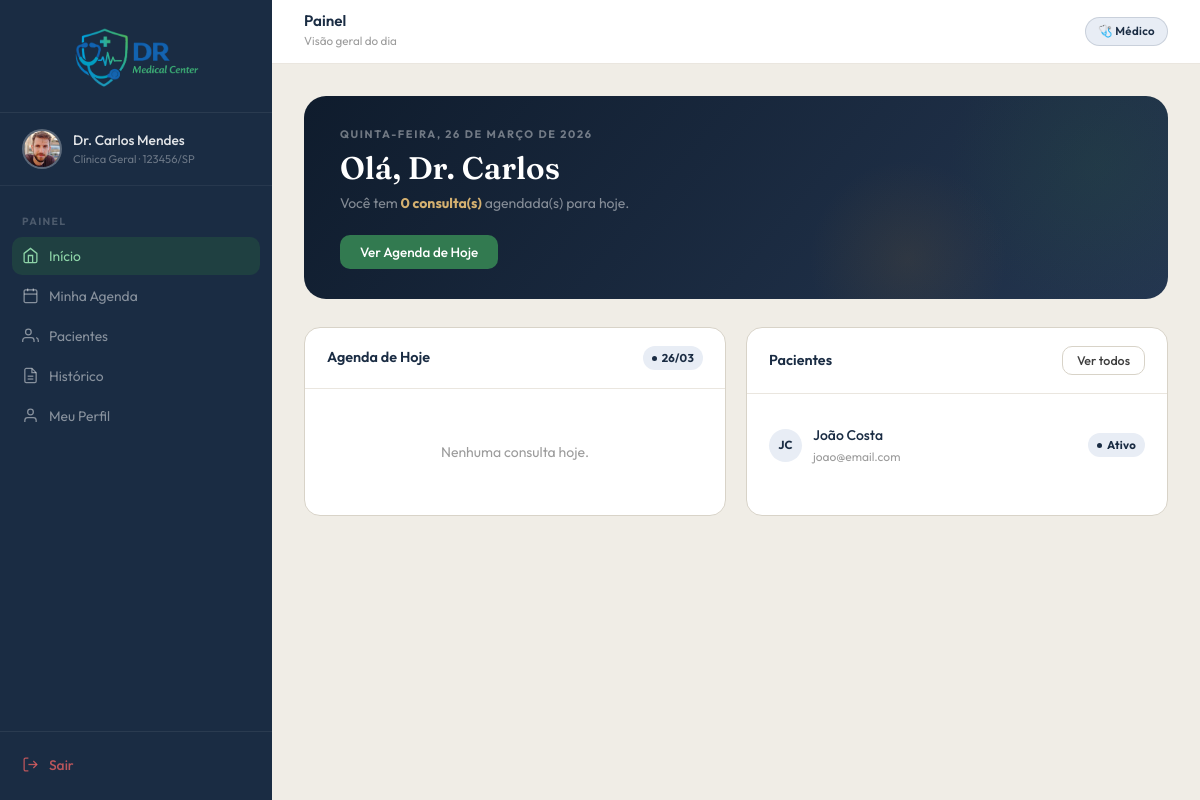
The app's page /medico.php (signed in) with its own data.
### tables this page shows
CREATE TABLE medicos (
  id               INT AUTO_INCREMENT PRIMARY KEY,
  nome             VARCHAR(150) NOT NULL,
  crm              VARCHAR(30)  NOT NULL UNIQUE,  
  especialidade_id INT          NOT NULL,
  email            VARCHAR(150) NOT NULL UNIQUE,
  senha            VARCHAR(255) NOT NULL,
  bio              TEXT,                           
  ativo            TINYINT(1)   DEFAULT 1,         
  criado_por       INT          DEFAULT NULL,
  FOREIGN KEY (especialidade_id) REFERENCES especialidades(id),
  FOREIGN KEY (criado_por) REFERENCES administradores(id) ON DELETE SET NULL
);

CREATE TABLE especialidades (
  id   INT AUTO_INCREMENT PRIMARY KEY,
  nome VARCHAR(80) NOT NULL
);

CREATE TABLE pacientes (
  id          INT AUTO_INCREMENT PRIMARY KEY,
  nome        VARCHAR(150) NOT NULL,
  cpf         VARCHAR(14)  NOT NULL UNIQUE,     
  email       VARCHAR(150) NOT NULL UNIQUE,
  senha       VARCHAR(255) NOT NULL,
  telefone    VARCHAR(20),                       
  nascimento  DATE,                              
  criado_em   DATETIME DEFAULT CURRENT_TIMESTAMP,
  criado_por  INT      DEFAULT NULL,             
  FOREIGN KEY (criado_por) REFERENCES administradores(id) ON DELETE SET NULL
);

### medico.php (the view, shortened to what this page needs)
<?php
include "conexao.php";
$erro_login  = '';
if (isset($_SESSION['medico_id'])) {
    $medico_id = $_SESSION['medico_id'];
    $sql_med = "SELECT m.*, e.nome AS especialidade
                FROM medicos m
                JOIN especialidades e ON m.especialidade_id = e.id
                WHERE m.id = '$medico_id'";
    $result_med = mysqli_query($conn, $sql_med);
    $medico     = mysqli_fetch_assoc($result_med);
    $partes   = explode(" ", $medico['nome']);
    $iniciais = strtoupper(substr($partes[0], 0, 1) . substr(end($partes), 0, 1));
    $consultas_hoje = [];
    $sql_pac = "SELECT DISTINCT p.*
                FROM pacientes p
                JOIN consultas c ON c.paciente_id = p.id
                WHERE c.medico_id = '$medico_id'
                ORDER BY p.nome";
    $result_pac = mysqli_query($conn, $sql_pac);
    $pacientes  = [];
    while ($row = mysqli_fetch_assoc($result_pac)) {
        $pacientes[] = $row;
    }
}
function iniciaisPaciente($nome) {
    $partes = explode(" ", $nome);
    return strtoupper(substr($partes[0], 0, 1) . substr(end($partes), 0, 1));
}
?>
<!DOCTYPE html>
<html lang="pt-BR">
<head>
  <link rel="stylesheet" href="style.css">
</head>
<body>
<?php if (!isset($_SESSION['medico_id'])): ?>
<div class="auth-shell">
  <div class="auth-panel doctor-panel">
    <div class="auth-brand">
      <img src="img/logo.png" alt="DR Medical Center" style="display:block; height:150px; margin:0 auto 8px auto;">
    </div>
    <div class="auth-panel-body">
      <div class="auth-role-pill doctor">Área Médica</div>
      <h2 class="auth-panel-h2">Gestão clínica<br><em class="gold-em">de alto padrão.</em></h2>
      <p class="auth-panel-desc">Gerencie sua agenda, acompanhe pacientes e consulte prontuários.</p>
    </div>
  </div>
  <div class="auth-form-panel">
    <div class="auth-form-box">
      <button class="auth-back" onclick="window.location.href='login.html'">
        <svg viewBox="0 0 24 24"><polyline points="15 18 9 12 15 6"/></svg>
        Voltar ao início
      </button>
      <div class="auth-heading">
        <h3>Acesso Médico</h3>
        <p>Entre com suas credenciais profissionais</p>
      </div>
      <?php if ($erro_login): ?>
        <div class="callout callout-red form-mb">
          <svg viewBox="0 0 24 24"><circle cx="12" cy="12" r="10"/><line x1="12" y1="8" x2="12" y2="12"/></svg>
          <div><?= htmlspecialchars($erro_login) ?></div>
        </div>
      <?php endif; ?>
      <div id="form-login" class="auth-form">
        <form method="POST" action="medico.php">
          <input type="hidden" name="acao" value="login">
          <div class="form-group form-mb">
            <label class="field-label">CRM</label>
            <div class="input-icon">
              <svg viewBox="0 0 24 24"><path d="M20 21v-2a4 4 0 0 0-4-4H8a4 4 0 0 0-4 4v2"/><circle cx="12" cy="7" r="4"/></svg>
              <input type="text" name="crm" placeholder="Ex: 123456/SP" required>
            </div>
          </div>
          <div class="form-group form-mb">
            <label class="field-label">Senha</label>
            <div class="input-icon">
              <svg viewBox="0 0 24 24"><rect x="3" y="11" width="18" height="11" rx="2"/><path d="M7 11V7a5 5 0 0 1 10 0v4"/></svg>
              <input type="password" name="senha" placeholder="••••••••" required>
            </div>
          </div>
          <button type="submit" class="btn-block-navy">Acessar o Painel</button>
        </form>
        <div class="forgot-link">
          <a href="recuperar_senha.php?tipo=medico">Esqueci minha senha</a>
        </div>
      </div>
    </div>
  </div>
</div>
<?php else: ?>
<div class="app-shell">
  <aside class="sidebar">
    <div class="sidebar-brand">
      <img src="img/logo.png" alt="DR Medical Center" style="display:block; height:72px; margin:0 auto;">
    </div>
    <div class="sidebar-profile">
      <?php
        $primeiro_nome = strtolower(explode(' ', trim(preg_replace('/^(Dr\.|Dra\.)\s*/i', '', $medico['nome'])))[0]);
        $foto_path = 'img/' . $primeiro_nome . '.jpg';
        $foto_existe = file_exists($foto_path);
      ?>
      <?php if ($foto_existe): ?>
        <img src="<?= $foto_path ?>" alt="<?= htmlspecialchars($medico['nome']) ?>"
             class="profile-avatar-sm profile-avatar-photo">
      <?php else: ?>
        <div class="profile-avatar-sm"><?= $iniciais ?></div>
      <?php endif; ?>
      <div>
        <div class="sidebar-profile-name"><?= htmlspecialchars($medico['nome']) ?></div>
        <div class="sidebar-profile-role"><?= $medico['especialidade'] ?> · <?= $medico['crm'] ?></div>
      </div>
    </div>
    <nav class="sidebar-nav">
      <div class="nav-section-label">Painel</div>
      <button class="nav-link active" data-page="d-home">
        <svg viewBox="0 0 24 24"><path d="M3 9l9-7 9 7v11a2 2 0 0 1-2 2H5a2 2 0 0 1-2-2z"/><polyline points="9 22 9 12 15 12 15 22"/></svg>
        Início
      </button>
      <button class="nav-link" data-page="d-agenda">
        <svg viewBox="0 0 24 24"><rect x="3" y="4" width="18" height="18" rx="2"/><line x1="16" y1="2" x2="16" y2="6"/><line x1="8" y1="2" x2="8" y2="6"/><line x1="3" y1="10" x2="21" y2="10"/></svg>
        Minha Agenda
      </button>
      <button class="nav-link" data-page="d-patients">
        <svg viewBox="0 0 24 24"><path d="M17 21v-2a4 4 0 0 0-4-4H5a4 4 0 0 0-4 4v2"/><circle cx="9" cy="7" r="4"/><path d="M23 21v-2a4 4 0 0 0-3-3.87"/></svg>
        Pacientes
      </button>
      <button class="nav-link" data-page="d-historico">
        <svg viewBox="0 0 24 24"><path d="M14 2H6a2 2 0 0 0-2 2v16a2 2 0 0 0 2 2h12a2 2 0 0 0 2-2V8z"/><polyline points="14 2 14 8 20 8"/><line x1="16" y1="13" x2="8" y2="13"/><line x1="16" y1="17" x2="8" y2="17"/></svg>
        Histórico
      </button>
      <button class="nav-link" data-page="d-perfil">
        <svg viewBox="0 0 24 24"><path d="M20 21v-2a4 4 0 0 0-4-4H8a4 4 0 0 0-4 4v2"/><circle cx="12" cy="7" r="4"/></svg>
        Meu Perfil
      </button>
    </nav>
    <div class="sidebar-footer">
      <a href="logout.php" class="nav-link exit" onclick="return confirm('Deseja realmente sair da sua conta?')">
        <svg viewBox="0 0 24 24"><path d="M9 21H5a2 2 0 0 1-2-2V5a2 2 0 0 1 2-2h4"/><polyline points="16 17 21 12 16 7"/><line x1="21" y1="12" x2="9" y2="12"/></svg>
        Sair
      </a>
    </div>
  </aside>
  <div class="main-area">
    <header class="topbar">
      <div class="topbar-left">
        <h2 id="topbar-title">Painel</h2>
        <p id="topbar-sub">Visão geral do dia</p>
      </div>
      <div class="topbar-right">
        <span class="tag-badge doctor">🩺 Médico</span>
      </div>
    </header>
    <main id="d-home" class="js-page page-content">
      <div class="banner doc-banner">
        <div class="banner-eyebrow"><?php
$dias_pt   = ['Domingo','Segunda-feira','Terça-feira','Quarta-feira','Quinta-feira','Sexta-feira','Sábado'];
$meses_pt  = ['Janeiro','Fevereiro','Março','Abril','Maio','Junho','Julho','Agosto','Setembro','Outubro','Novembro','Dezembro'];
echo $dias_pt[date('w')] . ', ' . date('d') . ' de ' . $meses_pt[date('n')-1] . ' de ' . date('Y');
?></div>
        <h2 class="banner-title">
          Olá, <?= htmlspecialchars($partes[0] . ' ' . ($partes[1] ?? '')) ?>
        </h2>
        <p class="banner-sub">
          Você tem <strong><?= count($consultas_hoje) ?> consulta(s)</strong> agendada(s) para hoje.
        </p>
        <div class="banner-actions">
          <button class="banner-btn banner-btn-green" id="btn-ver-agenda">Ver Agenda de Hoje</button>
        </div>
      </div>
      <div class="grid-2 section">
        <div class="card-flat">
          <div class="card-header">
            <span class="card-title">Agenda de Hoje</span>
            <span class="badge badge-navy"><?= date('d/m') ?></span>
          </div>
          <div class="card-body">
            <?php if (empty($consultas_hoje)): ?>
              <div class="empty-state">Nenhuma consulta hoje.</div>
            <?php endif; ?>
          </div>
        </div>
        <div class="card-flat">
          <div class="card-header">
            <span class="card-title">Pacientes</span>
            <button class="btn btn-sm btn-outline" id="btn-ver-pacientes">Ver todos</button>
          </div>
          <div class="card-body">
            <?php if (empty($pacientes)): ?>
              <div class="empty-state">Nenhum paciente cadastrado.</div>
            <?php else: ?>
              <?php foreach (array_slice($pacientes, 0, 5) as $p): ?>
              <div class="patient-list-row">
                <div class="avatar av-navy"><?= iniciaisPaciente($p['nome']) ?></div>
                <div class="patient-list-info">
                  <div class="patient-list-name"><?= htmlspecialchars($p['nome']) ?></div>
                  <div class="patient-list-email"><?= htmlspecialchars($p['email']) ?></div>
                </div>
                <span class="badge badge-navy">Ativo</span>
              </div>
              <?php endforeach; ?>
            <?php endif; ?>
          </div>
        </div>
      </div>
    </main>
  </div>
</div>
<?php endif; ?>
</body>
</html>

### records on screen
medicos: nome "Dr. Carlos Mendes", especialidade.nome "Clínica Geral", crm "123456/SP", nome "Dr. Carlos"
pacientes: nome "JC", nome "João Costa", email "joao@email.com"

### other values on screen
count($consultas_hoje) "0"
